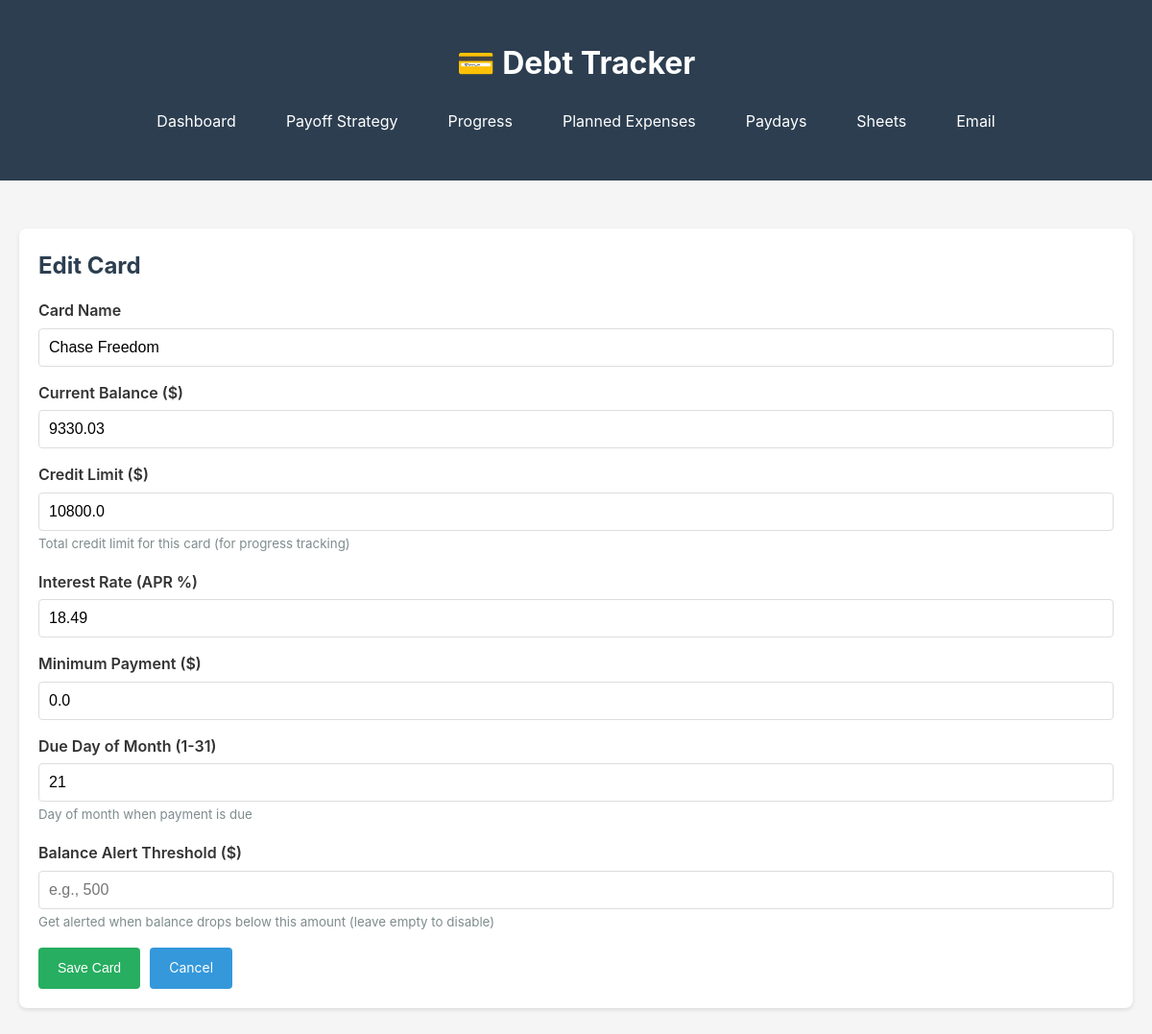
The app's page /card/2/edit (signed in) with its own data.
### tables this page shows
CREATE TABLE cards (
            id INTEGER PRIMARY KEY AUTOINCREMENT,
            name TEXT NOT NULL,
            balance REAL NOT NULL,
            interest_rate REAL NOT NULL,
            minimum_payment REAL NOT NULL,
            created_at TIMESTAMP DEFAULT CURRENT_TIMESTAMP
        , due_day INTEGER DEFAULT 1, alert_threshold REAL DEFAULT 0, plaid_item_id TEXT, plaid_access_token TEXT, last_synced TIMESTAMP, credit_limit REAL, next_payment REAL DEFAULT 0, payment_type TEXT DEFAULT 'minimum');

### app.py (the view, shortened to what this page needs)
@app.route('/card/<int:card_id>/edit', methods=['GET', 'POST'])
@login_required
def edit_card(card_id):
    conn = get_db()
    cursor = conn.cursor()
    cursor.execute('SELECT * FROM cards WHERE id = ?', (card_id,))
    card = cursor.fetchone()
    conn.close()
    return render_template('card_form.html', card=card, title='Edit Card')

### app.py (called while the page is built)
def login_required(f):
    from functools import wraps
    @wraps(f)
    def decorated_function(*args, **kwargs):
        if 'logged_in' not in session:
            return redirect(url_for('login'))
        return f(*args, **kwargs)
    return decorated_function

def get_db():
    conn = sqlite3.connect(DATABASE)
    conn.row_factory = sqlite3.Row
    return conn

### templates/card_form.html (shortened to what this page needs)
{% extends "base.html" %}
{% block content %}
<div class="card">
    <h2>{{ title }}</h2>
    <form method="POST">
        <div class="form-group">
            <label for="name">Card Name</label>
            <input type="text" id="name" name="name" placeholder="e.g., Chase Sapphire" value="{{ card.name if card else '' }}" required>
        </div>
        <div class="form-group">
            <label for="balance">Current Balance ($)</label>
            <input type="number" id="balance" name="balance" step="0.01" min="0" placeholder="0.00" value="{{ card.balance if card else '' }}" required>
        </div>
        <div class="form-group">
            <label for="credit_limit">Credit Limit ($)</label>
            <input type="number" id="credit_limit" name="credit_limit" step="0.01" min="0" placeholder="e.g., 10000" value="{{ card.credit_limit if card and card.credit_limit else '' }}">
            <small style="color: #7f8c8d;">Total credit limit for this card (for progress tracking)</small>
        </div>
        <div class="form-group">
            <label for="interest_rate">Interest Rate (APR %)</label>
            <input type="number" id="interest_rate" name="interest_rate" step="0.1" min="0" placeholder="e.g., 24.99" value="{{ card.interest_rate if card else '' }}" required>
        </div>
        <div class="form-group">
            <label for="minimum_payment">Minimum Payment ($)</label>
            <input type="number" id="minimum_payment" name="minimum_payment" step="0.01" min="0" placeholder="0.00" value="{{ card.minimum_payment if card else '' }}" required>
        </div>
        <div class="form-group">
            <label for="due_day">Due Day of Month (1-31)</label>
            <input type="number" id="due_day" name="due_day" min="1" max="31" placeholder="e.g., 15" value="{{ card.due_day if card and card.due_day else '1' }}">
            <small style="color: #7f8c8d;">Day of month when payment is due</small>
        </div>
        <div class="form-group">
            <label for="alert_threshold">Balance Alert Threshold ($)</label>
            <input type="number" id="alert_threshold" name="alert_threshold" step="0.01" min="0" placeholder="e.g., 500" value="{{ card.alert_threshold if card and card.alert_threshold else '' }}">
            <small style="color: #7f8c8d;">Get alerted when balance drops below this amount (leave empty to disable)</small>
        </div>
        <div style="display: flex; gap: 10px;">
            <button type="submit" class="btn btn-success">Save Card</button>
            <a href="/" class="btn">Cancel</a>
        </div>
    </form>
</div>
{% endblock %}

### templates/base.html (style rules this page uses)
* { margin: 0; padding: 0; box-sizing: border-box; }
body { font-family: -apple-system, BlinkMacSystemFont, 'Segoe UI', Roboto, Oxygen, Ubuntu, sans-serif; background: #f5f5f5; color: #333; line-height: 1.6; }
.card { background: white; border-radius: 8px; padding: 20px; margin-bottom: 20px; box-shadow: 0 2px 4px rgba(0,0,0,0.1); }
.card h2 { margin-bottom: 15px; color: #2c3e50; }
.btn { display: inline-block; padding: 10px 20px; background: #3498db; color: white; text-decoration: none; border-radius: 4px; border: none; cursor: pointer; transition: background 0.3s; font-size: 14px; }
.btn-success { background: #27ae60; }
.form-group { margin-bottom: 15px; }
.form-group label { display: block; margin-bottom: 5px; font-weight: 600; }
.form-group input { width: 100%; padding: 10px; border: 1px solid #ddd; border-radius: 4px; font-size: 16px; }

### records on screen
cards: name "Chase Freedom", balance "9330.03", credit_limit "10800.0", interest_rate "18.49", minimum_payment "0.0", due_day "21"

### other values on screen
{{ title }} "Edit Card"
